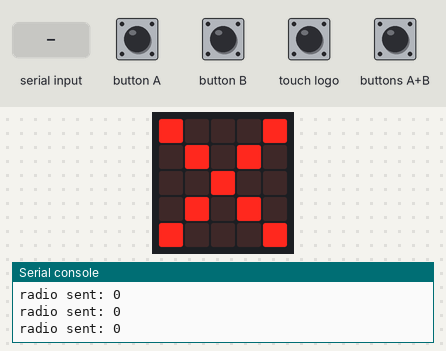
Simulated run of this program. Board: BBC micro:bit (MakeCode). Parts: the board's 5×5 LED display, the last lines printed to the serial console. The inputs (shaded band) are chosen by the test bench. No radio messages arrive unless stated (any console line starting 'radio sent:' is added by the test bench).

Above: at 1.2 s.
1.3 s: "temp" typed at the serial console, then Enter
At 1.67 s:
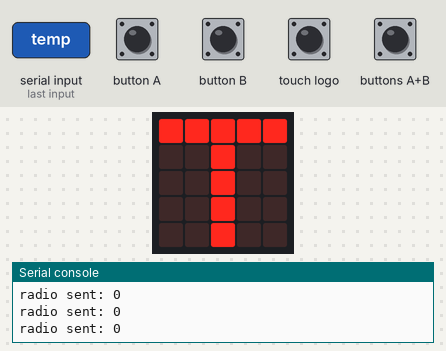
3.5 s: button A pressed for 1 s
At 4.4 s:
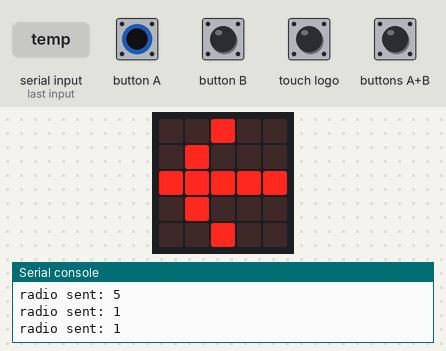
6.0 s: button B pressed for 1 s
At 6.9 s:
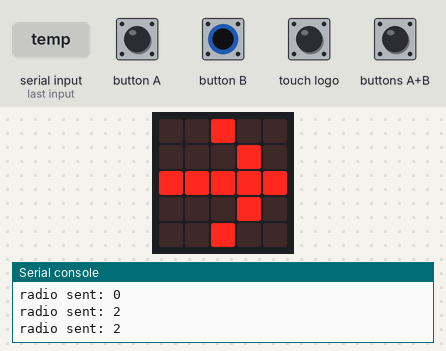
8.6 s: touch logo pressed for 1 s
At 9.3 s:
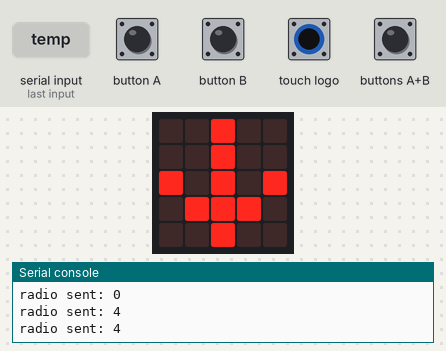
11.1 s: buttons A+B pressed for 1 s
At 11.9 s:
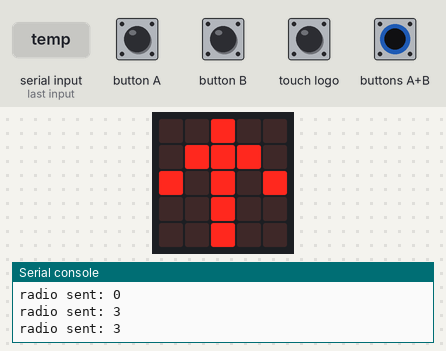
13.6 s: "licht" typed at the serial console, then Enter
At 13.83 s:
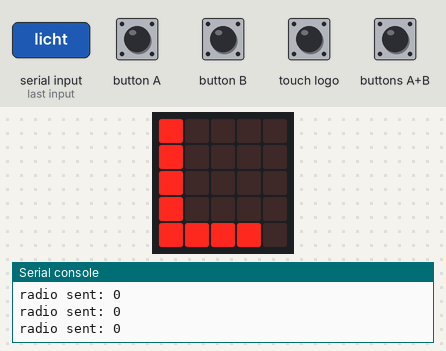
Timing chart, 0 to 16.3 s (numbered marks = the images above; inputs shaded):
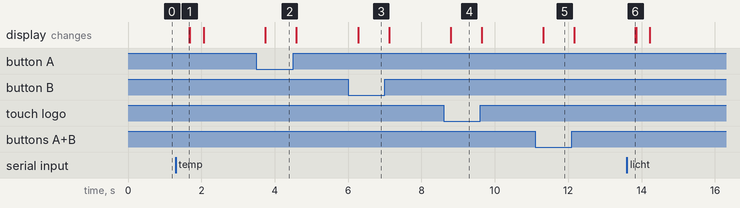

The program:

main.ts
```typescript
serial.onDataReceived(serial.delimiters(Delimiters.NewLine), function () {
    serielle_zeile = serial.readLine()
    if (serielle_zeile == "temp") {
        id = 5
        basic.showLeds(`
            # # # # #
            . . # . .
            . . # . .
            . . # . .
            . . # . .
            `)
    }
    if (serielle_zeile == "licht") {
        id = 6
        basic.showLeds(`
            # . . . .
            # . . . .
            # . . . .
            # . . . .
            # # # # .
            `)
        basic.pause(1000)
    }
})
radio.onReceivedValue(function (name, value) {
    if (name == "Temp") {
        serial.writeValue("Temperatur", value)
        basic.pause(2000)
    }
    if (name == "Licht") {
        serial.writeValue("Lichtstaerke", value)
        basic.pause(2000)
    }
})
let serielle_zeile = ""
let id = 0
id = 0
let varfunkgruppe = 0
let Temperatur = 100
radio.setGroup(varfunkgruppe)
let schalter = 0
basic.forever(function () {
    if (input.buttonIsPressed(Button.A)) {
        id = 1
    }
    if (input.buttonIsPressed(Button.B)) {
        id = 2
    }
    if (input.buttonIsPressed(Button.AB)) {
        id = 3
    }
    if (input.logoIsPressed()) {
        id = 4
    }
    if (input.buttonIsPressed(Button.A) && input.logoIsPressed()) {
        if (varfunkgruppe > 0) {
            varfunkgruppe += -1
            radio.setGroup(varfunkgruppe)
            basic.showString("" + (varfunkgruppe))
            basic.pause(500)
        }
        id = 0
    }
    if (input.buttonIsPressed(Button.B) && input.logoIsPressed()) {
        if (varfunkgruppe < 10) {
            varfunkgruppe += 1
            radio.setGroup(varfunkgruppe)
            basic.showString("" + (varfunkgruppe))
            basic.pause(500)
        }
        id = 0
    }
    radio.sendNumber(id)
    basic.clearScreen()
    if (id == 1) {
        basic.showLeds(`
            . . # . .
            . # . . .
            # # # # #
            . # . . .
            . . # . .
            `)
    } else if (id == 2) {
        basic.showLeds(`
            . . # . .
            . . . # .
            # # # # #
            . . . # .
            . . # . .
            `)
    } else if (id == 3) {
        basic.showLeds(`
            . . # . .
            . # # # .
            # . # . #
            . . # . .
            . . # . .
            `)
    } else if (id == 4) {
        basic.showLeds(`
            . . # . .
            . . # . .
            # . # . #
            . # # # .
            . . # . .
            `)
    } else {
        basic.showLeds(`
            # . . . #
            . # . # .
            . . # . .
            . # . # .
            # . . . #
            `)
    }
    Temperatur = 100
    if (id < 5) {
        id = 0
    }
})
```

test.ts
```typescript
// Hier kann man Tests durchführen; diese Datei wird nicht kompiliert, wenn dieses Paket als Erweiterung verwendet wird.
```

Measured:
- after the input at 1.3 s, the display: changes after 0.36 s (image 1)
- after the input at 3.5 s, the display: changes after 0.25 s (image 2)
- after the input at 6.0 s, the display: changes after 0.27 s (image 3)
- after the input at 8.6 s, the display: changes after 0.20 s (image 4)
- after the input at 11.1 s, the display: changes after 0.22 s (image 5)
- after the input at 13.6 s, the display: changes after 0.23 s (image 6)
